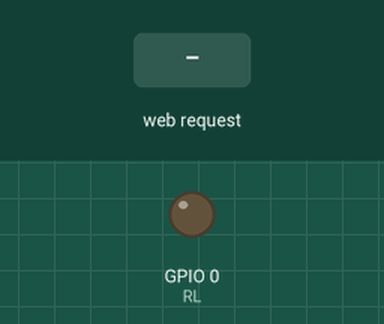
This program was run on a simulated ESP8266 (NodeMCU). Parts: output pins drawn as LEDs (lit = HIGH). The test bench sets the inputs (shaded band).

Above: at 2.2 s.
2.3 s: HTTP request GET /oncollector received
At 2.7 s:
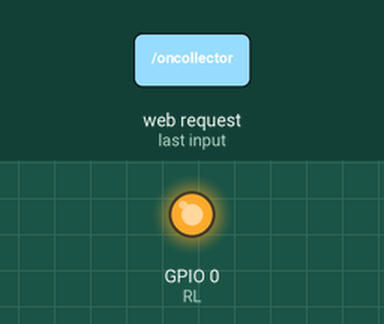
3.8 s: HTTP request GET /offcollector received
At 5.0 s:
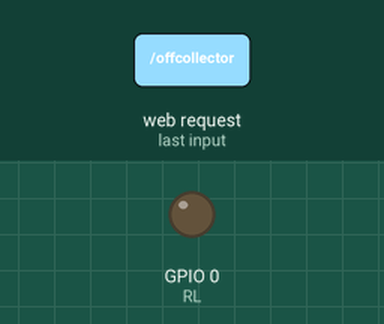
Timing chart, 0 to 6.8 s (numbered marks = the images above; inputs shaded):
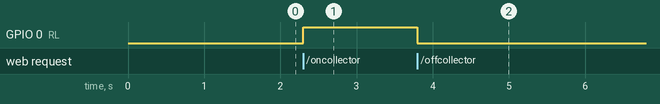

Measured:
- after the input at 2.3 s, GPIO 0 (RL): LOW → HIGH at once
- after the input at 3.8 s, GPIO 0 (RL): HIGH → LOW at once

The program:

main.cpp
```cpp
#include <Arduino.h>
#include <WiFiClient.h>
#include <ESP8266WebServer.h>

#include <ESP8266WiFi.h>

#define RL 0
const char *ssid = "ESP1CNC";
const char *psk = "dustCollector";

ESP8266WebServer server(80);

void handleRoot();
void CollectorOn();
void CollectorOff();

void setup() {
  delay(1000);
  pinMode(RL, OUTPUT);
  digitalWrite(RL, LOW);

  // setup access point
  WiFi.softAP(ssid, psk, 1, true, 4);

  // define end points
  server.on("/", handleRoot);
  server.on("/oncollector", CollectorOn);
  server.on("/offcollector", CollectorOff);

  //start serving
  server.begin();
  }

void loop() {
  server.handleClient();
}

void CollectorOn(){ // Callback function for request "ON" message
  digitalWrite(RL, HIGH);
  server.send(200, "text/html", "<h1 style='color:green; font-family:sans-serif'>Collector is ON</h1>");
}
void CollectorOff(){ // Callback function for request "OFF" message
  digitalWrite(RL, LOW);
  server.send(200, "text/html", "<h1 style='color:#D3D3D3; font-family:sans-serif'>Collector is OFF</h1>");
}

void handleRoot(){ // Connection handler
  server.send(200, "text/html", "<h1>You are connected</h1>");
}
```
